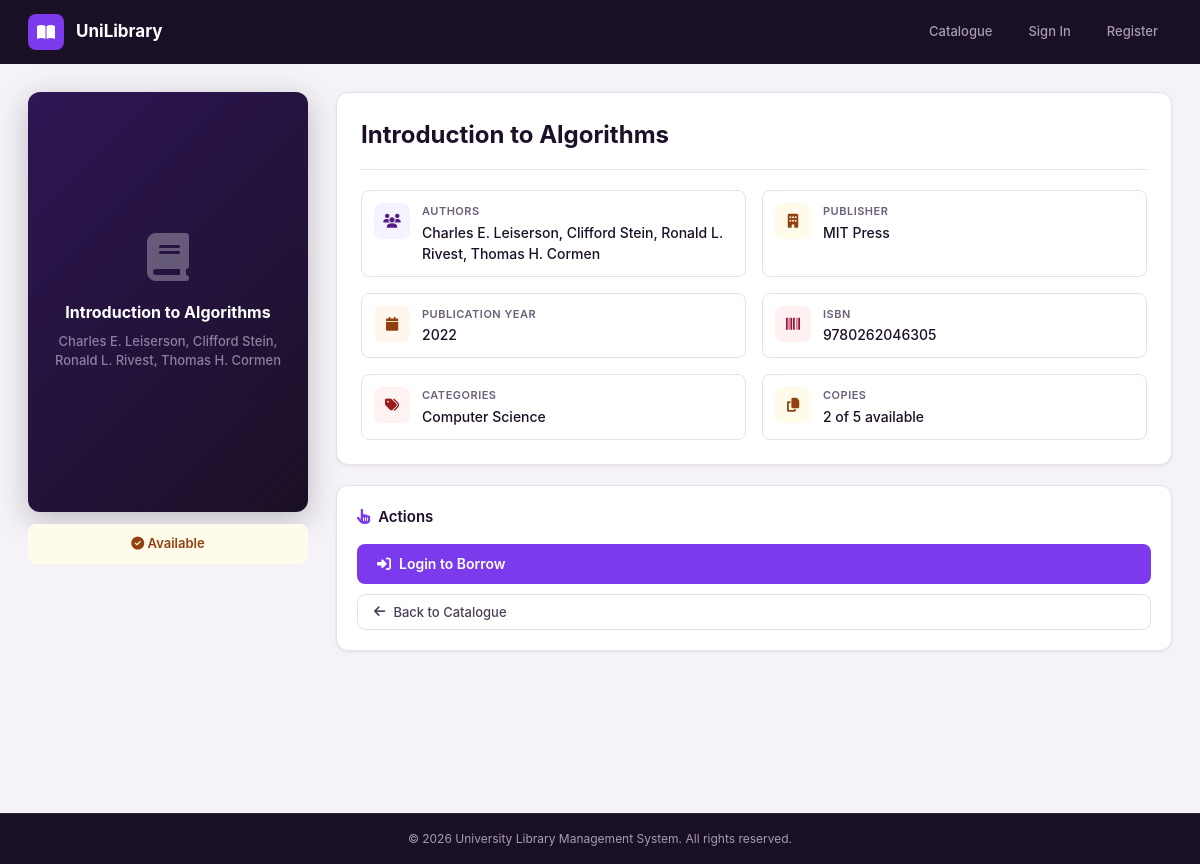
Screenshot of /pages/books/book-details.php?book_id=2 with the database file from the repository.
### tables this page shows
CREATE TABLE books (
    book_id INT AUTO_INCREMENT PRIMARY KEY,
    title VARCHAR(200) NOT NULL,
    isbn VARCHAR(30) UNIQUE,
    publisher_id INT,
    publish_year YEAR,
    total_copies INT NOT NULL,
    available_copies INT NOT NULL,
    FOREIGN KEY (publisher_id) REFERENCES publishers(publisher_id)
);

CREATE TABLE publishers (
    publisher_id INT AUTO_INCREMENT PRIMARY KEY,
    publisher_name VARCHAR(150) NOT NULL
);

### pages/books/book-details.php (the view, shortened to what this page needs)
<?php
require_once dirname(__DIR__, 2) . '/config/bootstrap.php';
$isLoggedIn = !empty($_SESSION['user_id']);
$basePath = '../..';
$bookId = (int)($_GET['book_id'] ?? 0);
$book = null;
$alreadyBorrowed = false;
$alreadyReserved = false;
if ($bookId > 0) {
    $statement = $pdo->prepare('SELECT b.book_id, b.title, b.isbn, b.publish_year, b.available_copies, b.total_copies, p.publisher_name, GROUP_CONCAT(DISTINCT a.author_name SEPARATOR ", ") AS authors, GROUP_CONCAT(DISTINCT c.category_name SEPARATOR ", ") AS categories FROM books b LEFT JOIN publishers p ON b.publisher_id = p.publisher_id LEFT JOIN book_authors ba ON b.book_id = ba.book_id LEFT JOIN authors a ON ba.author_id = a.author_id LEFT JOIN book_categories bc ON b.book_id = bc.book_id LEFT JOIN categories c ON bc.category_id = c.category_id WHERE b.book_id = ? GROUP BY b.book_id');
    $statement->execute([$bookId]);
    $book = $statement->fetch();
}
?>
<!doctype html>
<html lang="en">
<head>
  <link rel="stylesheet" href="https://cdnjs.cloudflare.com/ajax/libs/font-awesome/6.5.1/css/all.min.css">
  <link rel="stylesheet" href="<?php echo $basePath; ?>/assets/css/style.css">
</head>
<?php if ($isLoggedIn) { ?>
<body class="app-layout">
  <?php
    if (is_admin()) {
      include dirname(__DIR__, 2) . '/partials/sidebar-admin.php';
    } else {
      include dirname(__DIR__, 2) . '/partials/sidebar-student.php';
    }
  ?>
  <div class="main-content">
    <?php include dirname(__DIR__, 2) . '/partials/topbar.php'; ?>
<?php } else { ?>
<body>
  <nav class="public-topbar">
    <a href="<?php echo $basePath; ?>/index.php" class="pub-brand">
      <div class="pub-logo"><i class="fas fa-book-open"></i></div>
      <span>UniLibrary</span>
    </a>
    <div class="pub-nav">
      <a href="search-books.php">Catalogue</a>
      <a href="../auth/login.php">Sign In</a>
      <a href="../auth/register.php">Register</a>
    </div>
  </nav>
  <div class="main-content" style="margin-left:0">
<?php } ?>
    <div class="content-area">
      <?php if (!$book) { ?>
        <div class="card">
          <div class="empty-state">
            <i class="fas fa-search"></i>
            <p>Book not found. Please return to the catalogue.</p>
            <a href="search-books.php" class="btn btn-primary mt-16"><i class="fas fa-arrow-left"></i> Back to Search</a>
          </div>
        </div>
      <?php } else { ?>
        <div class="book-detail-page">
          <div class="book-cover-area">
            <div class="book-cover-placeholder">
              <i class="fas fa-book"></i>
              <span class="book-cover-title"><?php echo htmlspecialchars($book['title']); ?></span>
              <span class="book-cover-author"><?php echo htmlspecialchars($book['authors'] ?? 'Unknown Author'); ?></span>
            </div>
            <div class="book-availability-badge <?php echo (int)$book['available_copies'] > 0 ? 'avail-yes' : 'avail-no'; ?>">
              <i class="fas fa-<?php echo (int)$book['available_copies'] > 0 ? 'check-circle' : 'times-circle'; ?>"></i>
              <?php echo (int)$book['available_copies'] > 0 ? 'Available' : 'Checked Out'; ?>
            </div>
          </div>
          <div class="book-info-area">
            <div class="card">
              <h2 class="book-detail-title"><?php echo htmlspecialchars($book['title']); ?></h2>
              <div class="book-detail-meta-grid">
                <div class="meta-item">
                  <div class="meta-icon blue"><i class="fas fa-users"></i></div>
                  <div>
                    <div class="meta-label">Authors</div>
                    <div class="meta-value"><?php echo htmlspecialchars($book['authors'] ?? 'Unknown'); ?></div>
                  </div>
                </div>
                <div class="meta-item">
                  <div class="meta-icon green"><i class="fas fa-building"></i></div>
                  <div>
                    <div class="meta-label">Publisher</div>
                    <div class="meta-value"><?php echo htmlspecialchars($book['publisher_name'] ?? 'N/A'); ?></div>
                  </div>
                </div>
                <div class="meta-item">
                  <div class="meta-icon amber"><i class="fas fa-calendar"></i></div>
                  <div>
                    <div class="meta-label">Publication Year</div>
                    <div class="meta-value"><?php echo htmlspecialchars((string)($book['publish_year'] ?? 'N/A')); ?></div>
                  </div>
                </div>
                <div class="meta-item">
                  <div class="meta-icon cyan"><i class="fas fa-barcode"></i></div>
                  <div>
                    <div class="meta-label">ISBN</div>
                    <div class="meta-value"><?php echo htmlspecialchars((string)($book['isbn'] ?? 'N/A')); ?></div>
                  </div>
                </div>
                <div class="meta-item">
                  <div class="meta-icon red"><i class="fas fa-tags"></i></div>
                  <div>
                    <div class="meta-label">Categories</div>
                    <div class="meta-value"><?php echo htmlspecialchars($book['categories'] ?? 'Uncategorised'); ?></div>
                  </div>
                </div>
                <div class="meta-item">
                  <div class="meta-icon <?php echo (int)$book['available_copies'] > 0 ? 'green' : 'red'; ?>"><i class="fas fa-copy"></i></div>
                  <div>
                    <div class="meta-label">Copies</div>
                    <div class="meta-value"><?php echo (int)$book['available_copies']; ?> of <?php echo (int)$book['total_copies']; ?> available</div>
                  </div>
                </div>
              </div>
            </div>
            <div class="card book-action-card">
              <h3><i class="fas fa-hand-pointer" style="color:var(--primary);margin-right:8px"></i>Actions</h3>
              <div class="book-action-btns">
                <?php if ($isLoggedIn && !is_admin()) { ?>
                  <?php if ($alreadyBorrowed) { ?>
                    <button class="btn btn-secondary" disabled style="width:100%"><i class="fas fa-check"></i> Already Borrowed</button>
                  <?php } elseif ((int)$book['available_copies'] > 0) { ?>
                    <form method="post" action="book-details.php?book_id=<?php echo (int)$book['book_id']; ?>">
                      <?php echo csrf_field(); ?>
                      <input type="hidden" name="action" value="borrow">
                      <input type="hidden" name="book_id" value="<?php echo (int)$book['book_id']; ?>">
                      <button class="btn btn-primary" type="submit" style="width:100%">
                        <i class="fas fa-hand-holding"></i> Borrow This Book
                      </button>
                    </form>
                  <?php } else { ?>
                    <?php if ($alreadyReserved) { ?>
                      <button class="btn btn-secondary" disabled style="width:100%"><i class="fas fa-clock"></i> Already Reserved</button>
                    <?php } else { ?>
                      <form method="post" action="book-details.php?book_id=<?php echo (int)$book['book_id']; ?>">
                        <?php echo csrf_field(); ?>
                        <input type="hidden" name="action" value="reserve">
                        <input type="hidden" name="book_id" value="<?php echo (int)$book['book_id']; ?>">
                        <button class="btn btn-secondary" type="submit" style="width:100%"><i class="fas fa-bookmark"></i> Reserve This Book</button>
                      </form>
                    <?php } ?>
                  <?php } ?>
                <?php } elseif (!$isLoggedIn) { ?>
                  <a href="../auth/login.php" class="btn btn-primary" style="width:100%;text-align:center"><i class="fas fa-sign-in-alt"></i> Login to Borrow</a>
                <?php } ?>
                <a href="search-books.php" class="btn btn-ghost" style="width:100%;text-align:center"><i class="fas fa-arrow-left"></i> Back to Catalogue</a>
              </div>
            </div>
          </div>
        </div>
      <?php } ?>
    </div>
    <?php include dirname(__DIR__, 2) . '/partials/footer.php'; ?>
  </div>
</body>
</html>

### rows the page displays
books: title "Introduction to Algorithms", publisher.publisher_name "MIT Press", publish_year "2022", isbn "9780262046305", available_copies "2", total_copies "5"

### other values shown
$book['authors'] "Charles E. Leiserson, Clifford Stein, Ronald L. Rivest, Thomas H. Cormen"
$book['categories'] "Computer Science"
